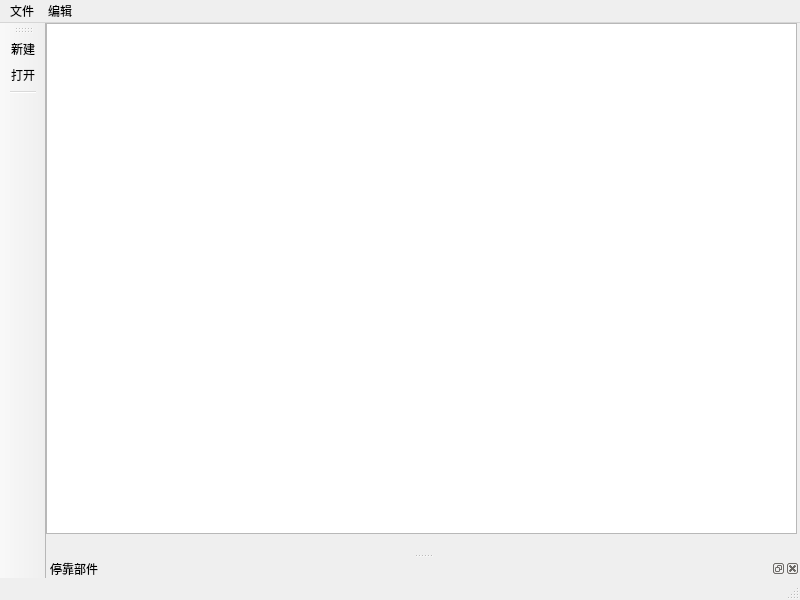
<?xml version="1.0" encoding="UTF-8"?>
<ui version="4.0">
 <class>MainWindow</class>
 <widget class="QMainWindow" name="MainWindow">
  <property name="geometry">
   <rect>
    <x>0</x>
    <y>0</y>
    <width>800</width>
    <height>600</height>
   </rect>
  </property>
  <property name="windowTitle">
   <string>MainWindow</string>
  </property>
  <widget class="QWidget" name="centralwidget">
   <widget class="QTextEdit" name="textEdit">
    <property name="geometry">
     <rect>
      <x>0</x>
      <y>0</y>
      <width>751</width>
      <height>511</height>
     </rect>
    </property>
   </widget>
  </widget>
  <widget class="QMenuBar" name="menubar">
   <property name="geometry">
    <rect>
     <x>0</x>
     <y>0</y>
     <width>800</width>
     <height>25</height>
    </rect>
   </property>
   <widget class="QMenu" name="menuwenjian">
    <property name="title">
     <string>文件</string>
    </property>
    <widget class="QMenu" name="menu_2">
     <property name="title">
      <string>最近打开的文件</string>
     </property>
     <addaction name="action1_txt"/>
    </widget>
    <addaction name="actionnew"/>
    <addaction name="actionopen"/>
    <addaction name="separator"/>
    <addaction name="menu_2"/>
   </widget>
   <widget class="QMenu" name="menu">
    <property name="title">
     <string>编辑</string>
    </property>
   </widget>
   <addaction name="menuwenjian"/>
   <addaction name="menu"/>
  </widget>
  <widget class="QStatusBar" name="statusbar"/>
  <widget class="QToolBar" name="toolBar">
   <property name="windowTitle">
    <string>toolBar</string>
   </property>
   <property name="allowedAreas">
    <set>Qt::AllToolBarAreas</set>
   </property>
   <attribute name="toolBarArea">
    <enum>LeftToolBarArea</enum>
   </attribute>
   <attribute name="toolBarBreak">
    <bool>false</bool>
   </attribute>
   <addaction name="actionnew"/>
   <addaction name="actionopen"/>
   <addaction name="separator"/>
  </widget>
  <widget class="QDockWidget" name="dockWidget_2">
   <property name="windowTitle">
    <string>停靠部件</string>
   </property>
   <attribute name="dockWidgetArea">
    <number>8</number>
   </attribute>
   <widget class="QWidget" name="dockWidgetContents_2"/>
  </widget>
  <action name="actionnew">
   <property name="text">
    <string>新建</string>
   </property>
  </action>
  <action name="actionopen">
   <property name="text">
    <string>打开</string>
   </property>
  </action>
  <action name="action1_txt">
   <property name="text">
    <string>1.txt</string>
   </property>
  </action>
 </widget>
 <resources/>
 <connections/>
</ui>
